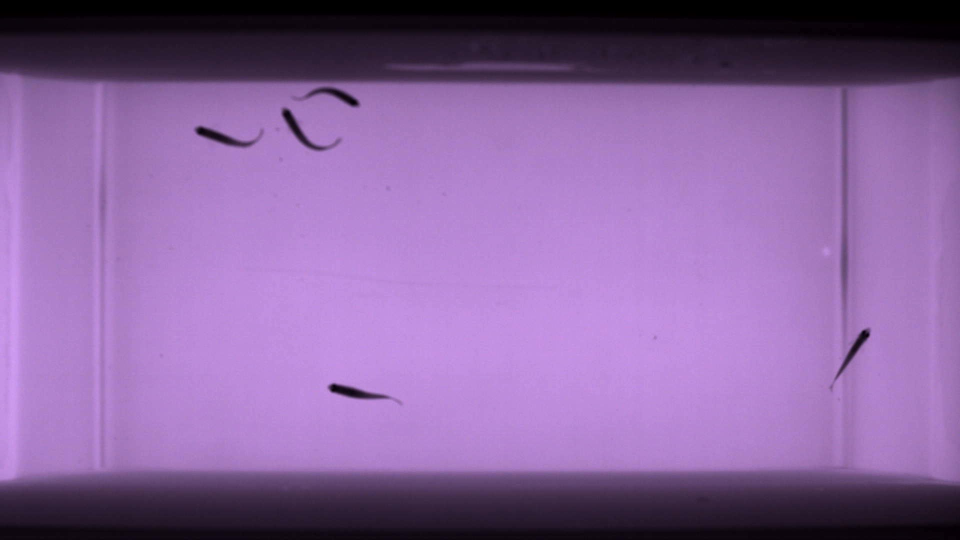
#> input picture python/moment.jpg, 1920 x 1080 px (shown at 1/2 size)
$ python graph.py
#> lines starting #> are read from the running program, lines starting #| are printed output that depends on the picture; after the words box and inside, x2 and y2 are one past the last pixel; in counts of white or black regions, pixels touching at a corner belong together
### python/sknw.py
import numpy as np
from numba import jit
import networkx as nx

# get neighbors d index
def neighbors(shape):
    dim = len(shape)
    block = np.ones([3]*dim)
    block[tuple([1]*dim)] = 0
    idx = np.where(block>0)
    idx = np.array(idx, dtype=np.uint8).T
    idx = np.array(idx-[1]*dim)
    acc = np.cumprod((1,)+shape[::-1][:-1])
    return np.dot(idx, acc[::-1])

@jit # my mark
def mark(img): # mark the array use (0, 1, 2)
    nbs = neighbors(img.shape)
    img = img.ravel()
    for p in range(len(img)):
        if img[p]==0:continue
        s = 0
        for dp in nbs:
            if img[p+dp]!=0:s+=1
        if s==2:img[p]=1
        else:img[p]=2

@jit # trans index to r, c...
def idx2rc(idx, acc):
    rst = np.zeros((len(idx), len(acc)), dtype=np.int16)
    for i in range(len(idx)):
        for j in range(len(acc)):
            rst[i,j] = idx[i]//acc[j]
            idx[i] -= rst[i,j]*acc[j]
    rst -= 1
    return rst

@jit # fill a node (may be two or more points)
def fill(img, p, num, nbs, acc, buf):
    back = img[p]
    img[p] = num
    buf[0] = p
    cur = 0; s = 1;

    while True:
        p = buf[cur]
        for dp in nbs:
            cp = p+dp
            if img[cp]==back:
                img[cp] = num
                buf[s] = cp
                s+=1
        cur += 1
        if cur==s:break
    return idx2rc(buf[:s], acc)

@jit # trace the edge and use a buffer, then buf.copy, if use [] numba not works
def trace(img, p, nbs, acc, buf):
    c1 = 0; c2 = 0;
    newp = 0
    cur = 0

    while True:
        buf[cur] = p
        img[p] = 0
        cur += 1
        for dp in nbs:
            cp = p + dp
            if img[cp] >= 10:
                if c1==0:c1=img[cp]
                else: c2 = img[cp]
            if img[cp] == 1:
                newp = cp
        p = newp
        if c2!=0:break
    return (c1-10, c2-10, idx2rc(buf[:cur], acc))

@jit # parse the image then get the nodes and edges
def parse_struc(img):
    nbs = neighbors(img.shape)
    acc = np.cumprod((1,)+img.shape[::-1][:-1])[::-1]
    img = img.ravel()
    pts = np.array(np.where(img==2))[0]
    buf = np.zeros(131072, dtype=np.int64)
    num = 10
    nodes = []
    for p in pts:
        if img[p] == 2:
            nds = fill(img, p, num, nbs, acc, buf)
            num += 1
            nodes.append(nds)

    edges = []
    for p in pts:
        for dp in nbs:
            if img[p+dp]==1:
                edge = trace(img, p+dp, nbs, acc, buf)
                edges.append(edge)
    return nodes, edges

# use nodes and edges build a networkx graph
def build_graph(nodes, edges, multi=False):
    graph = nx.MultiGraph() if multi else nx.Graph()
    for i in range(len(nodes)):
        graph.add_node(i, pts=nodes[i], o=nodes[i].mean(axis=0))
    for s,e,pts in edges:
        l = np.linalg.norm(pts[1:]-pts[:-1], axis=1).sum()
        graph.add_edge(s,e, pts=pts, weight=l)
    return graph

def buffer(ske):
    buf = np.zeros(tuple(np.array(ske.shape)+2), dtype=np.uint16)
    buf[tuple([slice(1,-1)]*buf.ndim)] = ske
    return buf

def build_sknw(ske, multi=False):
    buf = buffer(ske)
    mark(buf)
    nodes, edges = parse_struc(buf)
    return build_graph(nodes, edges, multi)

# draw the graph
# [11 lines left out: function draw_graph, not called in this run]

# [10 lines that do not run on import are left out]


### python/graph.py
# -*- coding: utf-8 -*-
"""
Created on Mon Apr 29 11:14:37 2019

@author: Niclas
"""
import numpy as np
import imutils
import cv2
from skimage.morphology import skeletonize_3d
import sknw
from matplotlib import pyplot as plt


# load the image, convert it to grayscale, blur it slightly,
# and threshold it
image = cv2.imread('moment.jpg')
#> image is the input picture: shape (1080, 1920, 3); mean B, G, R 157.8, 100, 136.7
image = image[167:972, 0:1920]
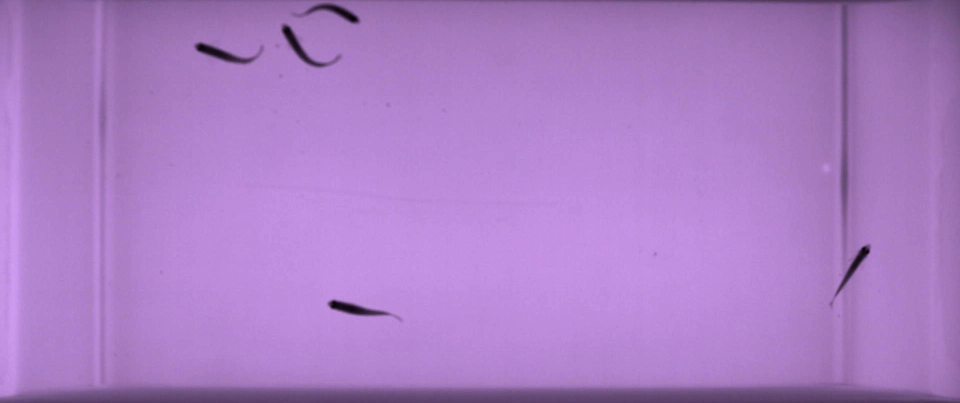
#> image: shape (805, 1920, 3) (shown at 1/2 size); mean B, G, R 197.7, 126.1, 171.1
gray = cv2.cvtColor(image, cv2.COLOR_BGR2GRAY)
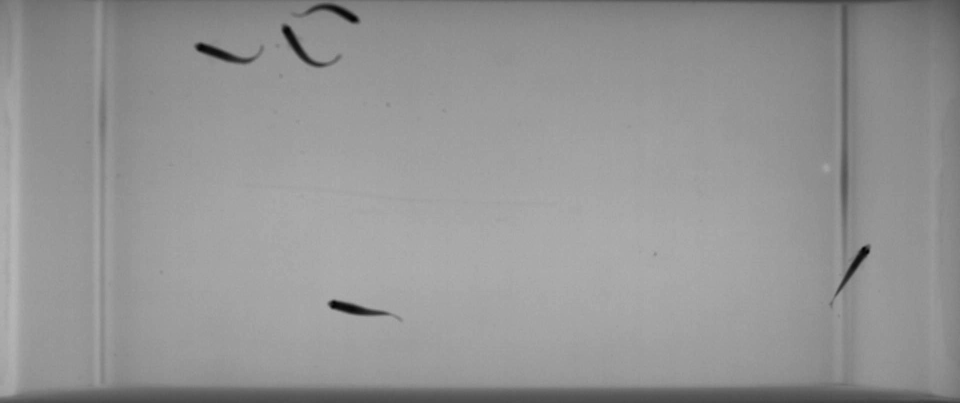
#> gray: shape (805, 1920) (shown at 1/2 size); min 1, max 184, mean 147.7
blurred = cv2.GaussianBlur(gray, (5, 5), 0)
thresh = cv2.threshold(blurred, 60, 255, cv2.THRESH_BINARY)[1]
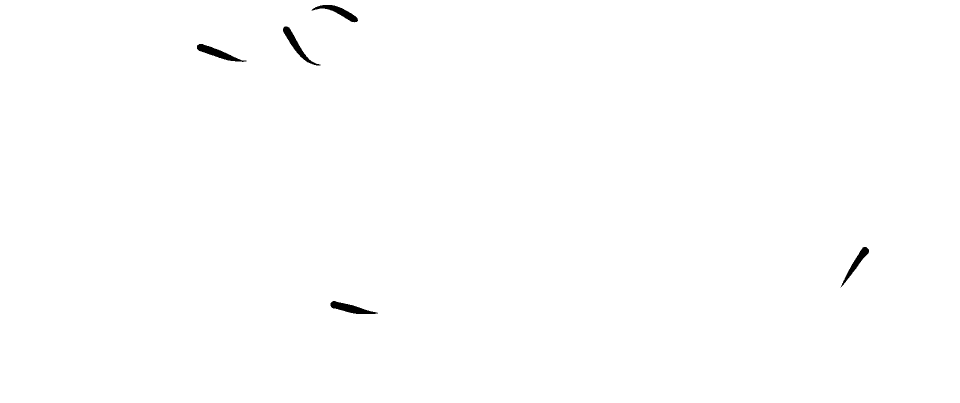
#> thresh: shape (805, 1920) (shown at 1/2 size); 99.7% white; 5 black regions, box (x1, y1, x2, y2) and area: (394, 88, 493, 124) 1147, (566, 53, 641, 131) 1098, (661, 602, 756, 628) 1097, (623, 10, 716, 45) 990, (1681, 494, 1738, 575) 903
#image = thresh

#roi = thresh[167:972, 0:1920]
roi = cv2.bitwise_not(thresh)
#cv2.rectangle(image,(0,166),(1920,972),(0,255,0),1)

skeleton = skeletonize_3d(roi)
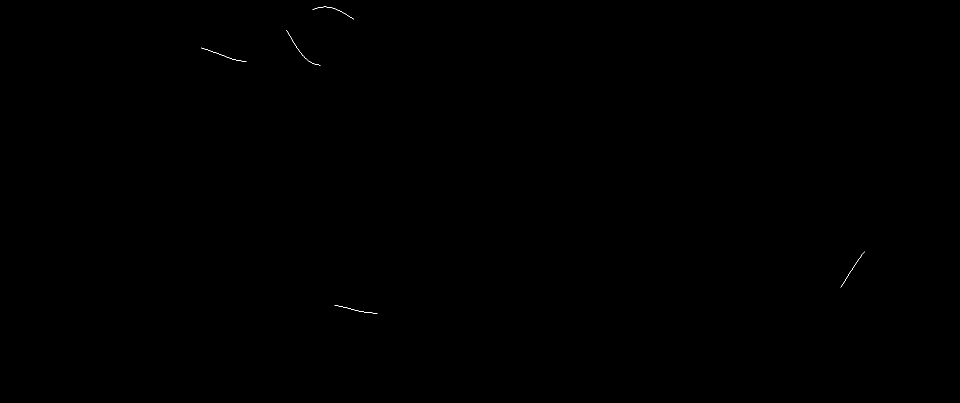
#> skeleton: shape (805, 1920) (shown at 1/2 size); 0.03% white in thin lines or dots, all inside (x1, y1, x2, y2) = (402, 13, 1730, 627)


graph = sknw.build_sknw(skeleton)
#> in buffer, `buf[tuple([slice(1,-1)]*buf.ndim)] = ske`: buf: shape (807, 1922) uint16; 0.03% white in thin lines or dots, all inside (x1, y1, x2, y2) = (403, 14, 1731, 628)
#> in build_sknw, `mark(buf)`: buf: shape (807, 1922) uint16; min 0, max 2, mean 0.000277
#> in build_sknw, `nodes, edges = parse_struc(buf)`: nodes = [[[19, 625]], [[38, 707]], [[60, 573]], [[95, 402]], [[122, 492]], [[130, 640]], [[503, 1729]], [[574, 1681]], [[610, 669]], [[626, 754]]]; edges = 5 items
#> in build_sknw, `nodes, edges = parse_struc(buf)`: buf: shape (807, 1922) uint16; min 0, max 19, mean 9.35e-05
#> the loop in build_graph, `for i in range(len(nodes)):` made 10 passes
#> the loop in build_graph, `for s,e,pts in edges:` made 5 passes
#> (s, e, l) on passes 1 to 5: (0, 1, 92.01), (2, 5, 105.7), (3, 4, 98.77), (6, 7, 88.05), (8, 9, 89.63)
plt.imshow(image, cmap='gray')

for (s,e) in graph.edges():
    ps = graph[s][e]['pts']
    plt.plot(ps[:,1], ps[:,0], 'green')
#> this loop made 5 passes
#> (s, e) on passes 1 to 5: (0, 1), (2, 5), (3, 4), (6, 7), (8, 9)

# draw node by o
#> (the run stopped early here; a loop or call above may not have finished)
